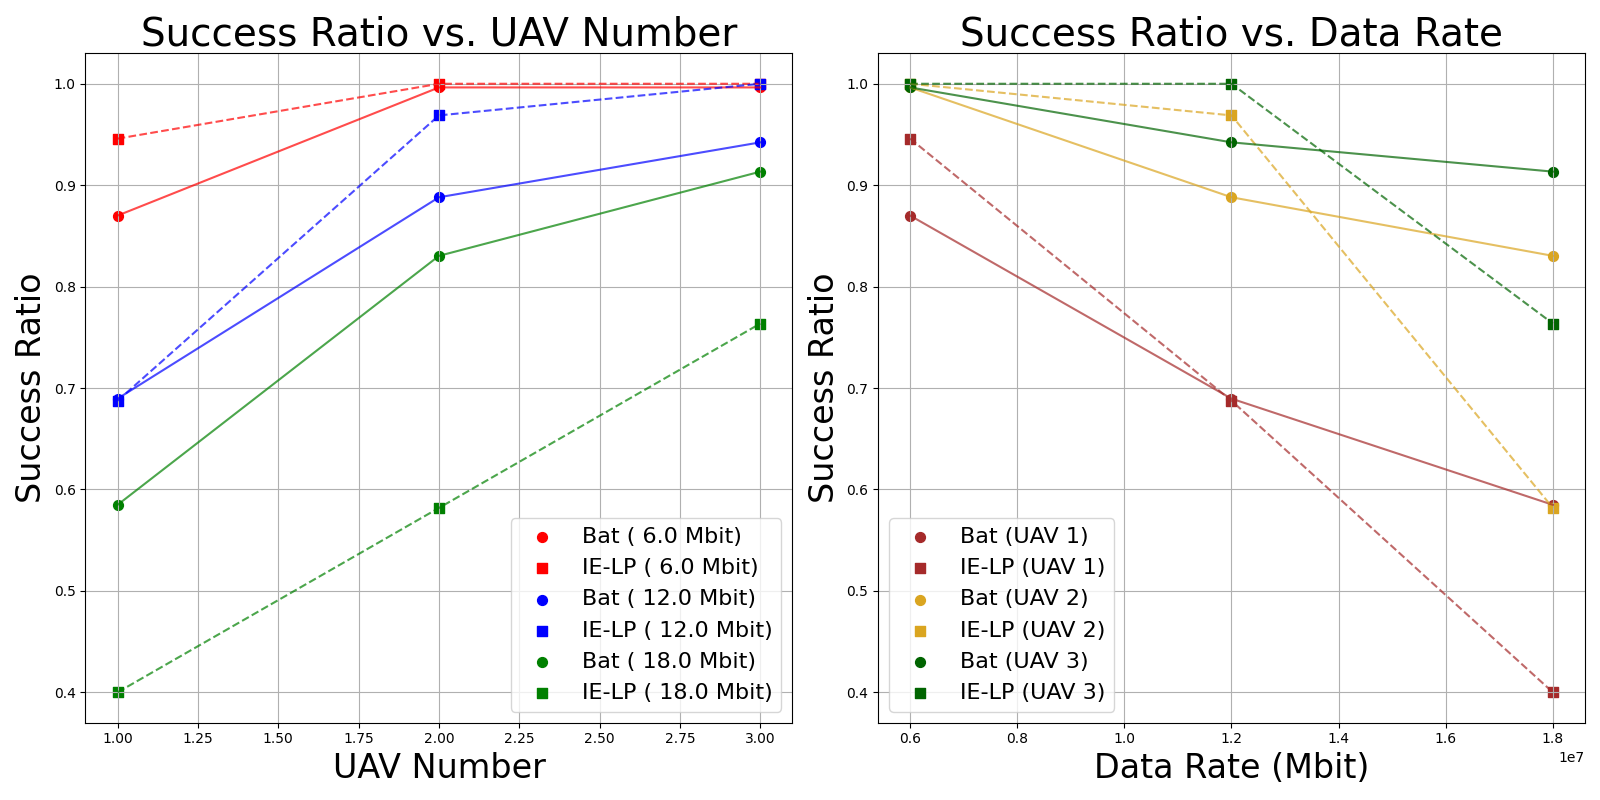

Python code for this plot:
import os
import json
import matplotlib.pyplot as plt
import numpy as np

# File paths for the two algorithms
output_file_algo1 = "bat_results/final_results.json"
output_file_algo2 = "IE-LP_results/final_results.json"

# Function to read and parse JSON files
def load_json(file_path):
    if not os.path.exists(file_path):
        raise FileNotFoundError(f"The file {file_path} does not exist.")
    with open(file_path, "r") as f:
        try:
            data = json.load(f)
        except json.JSONDecodeError:
            raise ValueError(f"The JSON file {file_path} contains invalid data.")
    # Determine if the data is a list of runs or a dictionary with a "runs" key
    if isinstance(data, dict) and "runs" in data:
        return data["runs"]
    elif isinstance(data, list):
        return data
    else:
        raise ValueError(f"Unexpected JSON structure in {file_path}. Unable to parse runs.")

# Load data for both algorithms
runs_algo1 = load_json(output_file_algo1)
runs_algo2 = load_json(output_file_algo2)

# Extract data for plotting
def extract_data(runs):
    data_rates = []
    uav_numbers = []
    best_fitness_values = []
    for run in runs:
        data_rate = run.get("data_rate(mbit)", None)
        uav_number = run.get("UAV_number", None)
        best_fitness = run.get("best_fitness", None)
        if data_rate is not None and uav_number is not None and best_fitness is not None:
            data_rates.append(data_rate)
            uav_numbers.append(int(uav_number))  # Ensure UAV numbers are integers
            best_fitness_values.append(-best_fitness)  # Multiply fitness by -1
    return np.array(data_rates), np.array(uav_numbers), np.array(best_fitness_values)

data_rates_algo1, uav_numbers_algo1, best_fitness_values_algo1 = extract_data(runs_algo1)
data_rates_algo2, uav_numbers_algo2, best_fitness_values_algo2 = extract_data(runs_algo2)

# Ensure there is data to plot
if len(data_rates_algo1) == 0 or len(data_rates_algo2) == 0:
    raise ValueError("No valid data found in the JSON files for plotting.")

# Define custom colors for data rates and UAV numbers
custom_colors_data_rate = {
    6000000: "red",  # Data Rate 12 Mbit
    12000000: "blue", # Data Rate 24 Mbit
    18000000: "green" # Data Rate 48 Mbit
}

custom_colors_uav_number = {
    1: "brown",   # UAV Number 1
    2: "goldenrod",   # UAV Number 3
    3: "darkgreen",     # UAV Number 5
    4: "dodgerblue",  # UAV Number 10
    5: "indigo"  # UAV Number 10
}

# Define line styles for algorithms
line_styles = {
    "Bat": "solid",
    "IE-LP": "dashed"
}
markers = {
    "Bat": "o",  # Circle marker
    "IE-LP": "s"   # Square marker
}
# Create a figure with subplots
fig = plt.figure(figsize=(16, 8))

# Subplot 1: Fitness vs. UAV Number (2D)
ax1 = fig.add_subplot(121)
unique_data_rates = np.unique(np.concatenate([data_rates_algo1, data_rates_algo2]))
for rate in unique_data_rates:
    for data_rates, uav_numbers, best_fitness_values, label in [
        (data_rates_algo1, uav_numbers_algo1, best_fitness_values_algo1, "Bat"),
        (data_rates_algo2, uav_numbers_algo2, best_fitness_values_algo2, "IE-LP"),
    ]:
        mask = data_rates == rate
        sorted_indices = np.argsort(uav_numbers[mask])
        sorted_uav = uav_numbers[mask][sorted_indices]
        sorted_fitness = best_fitness_values[mask][sorted_indices]
        color = custom_colors_data_rate.get(rate, "black")  # Default to black if rate is not in the dictionary
        ax1.scatter(sorted_uav, sorted_fitness, label=f"{label} ( {rate/10e5:.1f} Mbit)", s=50, color=color,marker=markers[label])
        ax1.plot(sorted_uav, sorted_fitness, linestyle=line_styles[label], alpha=0.7, color=color)

ax1.set_title("Success Ratio vs. UAV Number", fontsize=28)
ax1.set_xlabel("UAV Number", fontsize=24)
ax1.set_ylabel("Success Ratio", fontsize=24)
ax1.grid(True)
ax1.legend(fontsize=16)

# Subplot 2: Fitness vs. Data Rate (2D)
ax2 = fig.add_subplot(122)
unique_uav_numbers = np.unique(np.concatenate([uav_numbers_algo1, uav_numbers_algo2]))
for uav in unique_uav_numbers:
    for data_rates, uav_numbers, best_fitness_values, label in [
        (data_rates_algo1, uav_numbers_algo1, best_fitness_values_algo1, "Bat"),
        (data_rates_algo2, uav_numbers_algo2, best_fitness_values_algo2, "IE-LP"),
    ]:
        mask = uav_numbers == uav
        sorted_indices = np.argsort(data_rates[mask])
        sorted_data_rates = data_rates[mask][sorted_indices]
        sorted_fitness = best_fitness_values[mask][sorted_indices]
        color = custom_colors_uav_number.get(uav, "black")  # Default to black if UAV is not in the dictionary
        ax2.scatter(sorted_data_rates, sorted_fitness, label=f"{label} (UAV {uav})", s=50, color=color,marker=markers[label])
        ax2.plot(sorted_data_rates, sorted_fitness, linestyle=line_styles[label], alpha=0.7, color=color)

ax2.set_title("Success Ratio vs. Data Rate", fontsize=28)
ax2.set_xlabel("Data Rate (Mbit)", fontsize=24)
ax2.set_ylabel("Success Ratio", fontsize=24)
ax2.grid(True)
ax2.legend(fontsize=16)

# Adjust layout and show the plots
plt.tight_layout()
plt.savefig("./ielp_vs.png")  # Save the figure
plt.show()